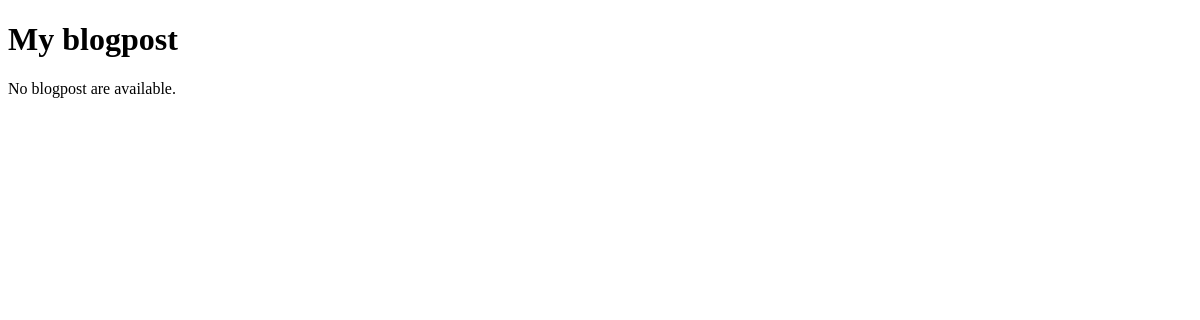
/my-blogposts/ (signed in), run on an earlier commit of the app's database.
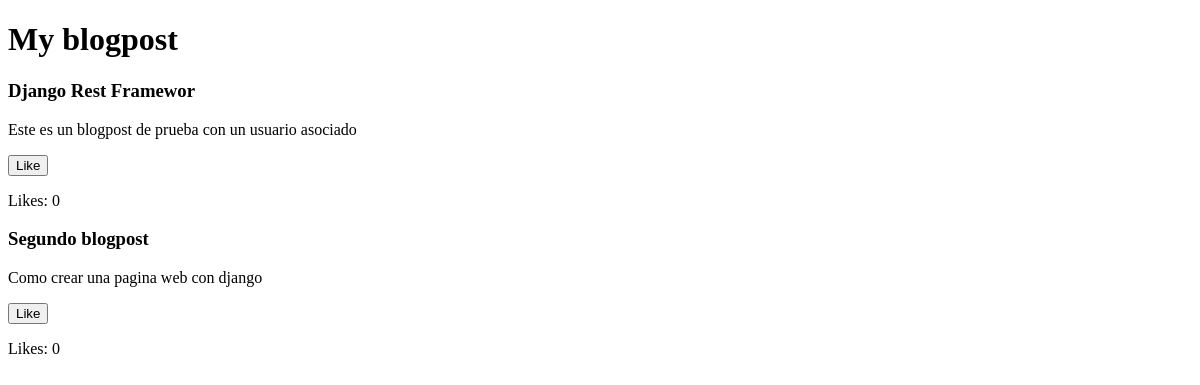
And on a later commit of the database.
### blog/models.py (models this page shows, shortened)
class Blog(models.Model):
    title = models.CharField(
        max_length=20,
        help_text="Enter the title",
        verbose_name="Title"
        )
    blog_text = models.TextField(
        max_length=255,
        help_text="Enter the body of the blogpost",
        verbose_name="Body"
        )
    pub_date = models.DateField(
        help_text="Enter the publication date",
        verbose_name="Publication date",
        default=timezone.now()
        )
    author = models.ForeignKey(User, on_delete=models.SET_NULL, null=True, blank=True)
    likes = models.IntegerField(default=0)

### blog/views.py (the view)
# urls.py: path("my-blogposts/", views.LoanedBlogpostByUserView.as_view(), name="my_blogposts"),
class LoanedBlogpostByUserView(LoginRequiredMixin, generic.ListView):
    model = Blog
    template_name: str = "blog/my-blogposts.html"
    context_object_name: str = "my_blogposts"
    def get_queryset(self):
        return Blog.objects.filter(author=self.request.user)

### blog/templates/blog/my-blogposts.html (shortened to what this page needs)
<!DOCTYPE html>
<html lang="en">
<head>
</head>
<body>
    <header>
        <h1>My blogpost</h1>
        {% if my_blogposts %}
                {% for blogpost in my_blogposts %}
                    <div>
                        <h3>{{ blogpost.title }}</h3>
                        <p>{{ blogpost.blog_text }}</p>
                        <button>Like</button>
                        <p>Likes: {{ blogpost.likes }}</p>
                    </div>
                {% endfor %}
            {% else %}
                <p>No blogpost are available.</p>
            {% endif %}
    </header>
</body>
</html>

What changed in the data, as far as the page shows it:
added Blog: title "Django Rest Framewor", blog_text "Este es un blogpost de prueba con un usuario asociado", likes "0"
added Blog: title "Segundo blogpost", blog_text "Como crear una pagina web con django", likes "0"
Also different on the page:
text no longer shown: "No blogpost are available."
